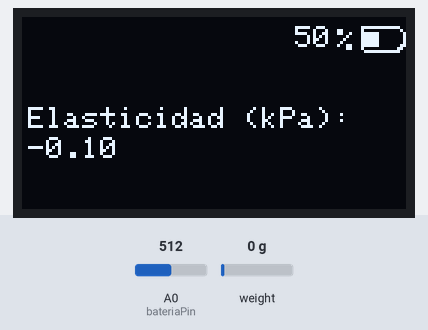
The sketch below on a simulated Arduino Uno, built with avr-gcc and run on an emulated ATmega328P. On the bench: 128×64 one-colour display. Inputs (shaded band) come from the test bench; at power-on: A0 (bateriaPin) = 512, weight on the scale 0 g. What the sketch prints to the serial monitor is not drawn.

Above: at 3.0 s.
3.1 s: A0 (bateriaPin) set to 118
4.6 s: A0 (bateriaPin) set to 106
At 5.8 s:
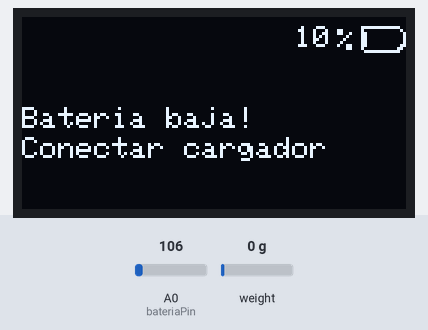
6.7 s: A0 (bateriaPin) set to 89
At 10.8 s:
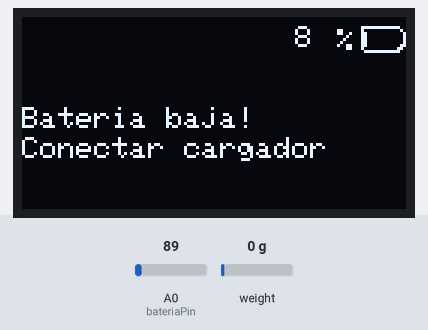
Timing chart, 0 to 12.3 s (numbered marks = the images above; inputs shaded):
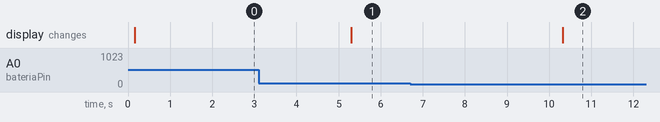

The sketch:

main.ino
```cpp
#include <Wire.h>
#include <Adafruit_GFX.h>
#include <Adafruit_SSD1306.h>
#include "bateria.h"
#include "HX711.h"

#define D2 2
#define D3 3

const int bateriaPin = A0;
const int SCREEN_WIDTH = 128;
const int SCREEN_HEIGHT = 64;
const int OLED_RESET = -1;
bool programaEjecutado = false; // Variable de bandera

Adafruit_SSD1306 display(SCREEN_WIDTH, SCREEN_HEIGHT, &Wire, OLED_RESET);
HX711 scale;

void setup() {
  Wire.begin(); // Inicializar la comunicación I2C
  display.begin(SSD1306_SWITCHCAPVCC, 0x3C); // Inicializar la pantalla OLED
  scale.begin(D2, D3); // Configura los pines DT y SCK del HX711
  Serial.begin(9600);

}

void loop() {
  display.clearDisplay(); // Limpiar la pantalla
  display.setTextSize(1);
  display.setTextColor(SSD1306_WHITE);
  display.setTextSize(1);

  int valorCrudo = analogRead(bateriaPin);
  float vBateria = map(valorCrudo, 0, 1023, 2700, 4200) / 1000.0;


  int bateriaMin = 2700;
  int bateriaMax = 4200;
  int rangoBateria = bateriaMax - bateriaMin;
  int nivelBateria = map(vBateria * 1000, bateriaMin, bateriaMax, 0, 100);
  nivelBateria = constrain(nivelBateria, 0, 100);

  if(nivelBateria > 10){

    showElasticity(nivelBateria);


  }
  else{
    showBlow(nivelBateria);
  }


}


//Funciones
void showElasticity(int nivelBateria){
  const float m = 2.5335088076120115e-05;
  const float b = -18.57238411510205;
  const float area = 0.044; // area en metros cuadrados
  const float GF = 2.04;           // Factor de Galga
  const unsigned long MAX_ADC_VALUE = 1UL << 24; // 2^24 resolucion de modulo hx711
  const float voltajeAlimentacion = 5.0; // Voltaje de alimentación 5V
  int ganancia = 128; // ganancia programada en el hx711
  const float voltajeTara = (738795.0 / MAX_ADC_VALUE) * ganancia;  // voltaje sin carga

  if (scale.is_ready()) {
    if (!programaEjecutado) {
      long voltajeBruto = scale.read(); // Lee el valor bruto de la celda de carga
      float fuerza = m * voltajeBruto + b; // Calcula el fuerza usando la ecuación de calibración
      float esfuerzo = fuerza/area;

      float volReferencia = (((voltajeBruto / (float)MAX_ADC_VALUE) * ganancia)/voltajeAlimentacion) - (voltajeTara/voltajeAlimentacion);
      float deformacion = volReferencia/GF;
      float defMax= 3.61;
      float elasticidad= esfuerzo/(deformacion);
      float elasticidadM = esfuerzo/(defMax-deformacion);

      Serial.print("Valor bruto: ");
      Serial.println(voltajeBruto);
      display.clearDisplay(); // Limpiar la pantalla
      display.setTextSize(1);
      display.setCursor(2, 30);
      display.println("Elasticidad (kPa): ");
      display.setCursor(2, 40);
      display.print(elasticidadM/1000, 2); // Muestra el elsticidad de material con 2 decimales kPa
      showBattery(nivelBateria);

      Serial.print("Fuerza:");
      Serial.println(fuerza);
      Serial.print("Deformacion:");
      Serial.println(deformacion);
      Serial.print("DeformacionM:");
      Serial.println(defMax-deformacion);
      Serial.print("esfuerzo:");
      Serial.println(esfuerzo);
      Serial.print("Elasticidad:");
      Serial.println(elasticidad);
      Serial.print("ElasticidadM:");
      Serial.println(elasticidadM);
      Serial.print("voltajereferencia:");
      Serial.println(volReferencia);
      Serial.print("voltajereferencia:");
      Serial.println(volReferencia);
      programaEjecutado = true;}

    delay(1000); // Espera un segundo antes de la siguiente lectura
  } else {
    Serial.println("HX711 no está listo.");
  }
}
void showBattery (int nivelBateria){
  if (nivelBateria == 100) {
    display.setTextSize(1);
    display.setTextColor(SSD1306_WHITE);
    display.setTextSize(1);
    display.drawBitmap(110,0,bat_logo,20,15,WHITE);
    display.setTextSize(1);
    display.setCursor(105, 4);
    display.print("%");
    display.setCursor(86,3);
    display.print(nivelBateria);
    display.fillRect(113,5,15,5,WHITE);
  }
  if(nivelBateria >= 11 && nivelBateria <= 99){
  display.setTextSize(1);
  display.setTextColor(SSD1306_WHITE);
  display.setTextSize(1);
  display.drawBitmap(110,0,bat_logo,20,15,WHITE);
  display.setTextSize(1);
  display.setCursor(105, 4);
  display.print("%");
  display.setCursor(91, 3);
  display.print(nivelBateria);
    if(nivelBateria >= 80 && nivelBateria <= 99 ){
      display.fillRect(113,5,11,5,WHITE);
    }
    if(nivelBateria >= 60 && nivelBateria <= 79 ){
      display.fillRect(113,5,9,5,WHITE);
    }
    if(nivelBateria >= 50 && nivelBateria <= 59){
      display.fillRect(113,5,6,5,WHITE);
    }
    if(nivelBateria >= 31 && nivelBateria <= 49){
      display.fillRect(113,5,5,5,WHITE);
    }
    if(nivelBateria >= 26 && nivelBateria <= 40){
      display.fillRect(113,5,4,5,WHITE);
    }
    if(nivelBateria >= 11 && nivelBateria <= 25){
      display.fillRect(113,5,3,5,WHITE);
    }
  }

  display.display(); // Mostrar en pantalla
  delay(1000);
}

void showBlow(int nivelBateria){
  display.clearDisplay(); // Limpiar la pantalla
  display.setTextSize(1);
  display.setTextColor(SSD1306_WHITE);
  display.setTextSize(1);
  display.drawBitmap(110,0,bat_logo,20,15,WHITE);
  display.setTextSize(1);
  display.setCursor(105, 4);
  display.print("%");
  display.setCursor(91, 3);
  display.print(nivelBateria);
  display.fillRect(113,5,2,5,WHITE);
  display.setTextSize(1);
  display.setCursor(0, 30);
  display.println("Bateria baja!");
  display.setCursor(0, 40);
  display.println("Conectar cargador");
  display.display(); // Mostrar en pantalla
  delay(5000);
}
```

bateria.h
```cpp
// '3103327', 20x15px
const unsigned char bat_logo [] PROGMEM = {
	0x00, 0x00, 0x00, 0x00, 0x00, 0x00, 0x00, 0x00, 0x00, 0x1f, 0xff, 0x00, 0x10, 0x00, 0x80, 0x10,
	0x00, 0x40, 0x10, 0x00, 0x40, 0x10, 0x00, 0x40, 0x10, 0x00, 0x40, 0x10, 0x00, 0xc0, 0x10, 0x01,
	0x80, 0x0f, 0xff, 0x00, 0x00, 0x00, 0x00, 0x00, 0x00, 0x00, 0x00, 0x00, 0x00
};

// Array of all bitmaps for convenience. (Total bytes used to store images in PROGMEM = 64)
const int bat_logo_allArray_LEN = 1;
const unsigned char* bat_logo_allArray[1] = {
	bat_logo
};
```

Measured:
- the behaviour switches between 113 and 112 on A0 (bateriaPin) (found by bisection; images 0 and 1)
- after the input at 3.1 s, every drawn part: stays the same
- after the input at 4.6 s, the display: changes after 0.70 s (image 1)
- after the input at 6.7 s, the display: changes after 3.6 s (image 2)
